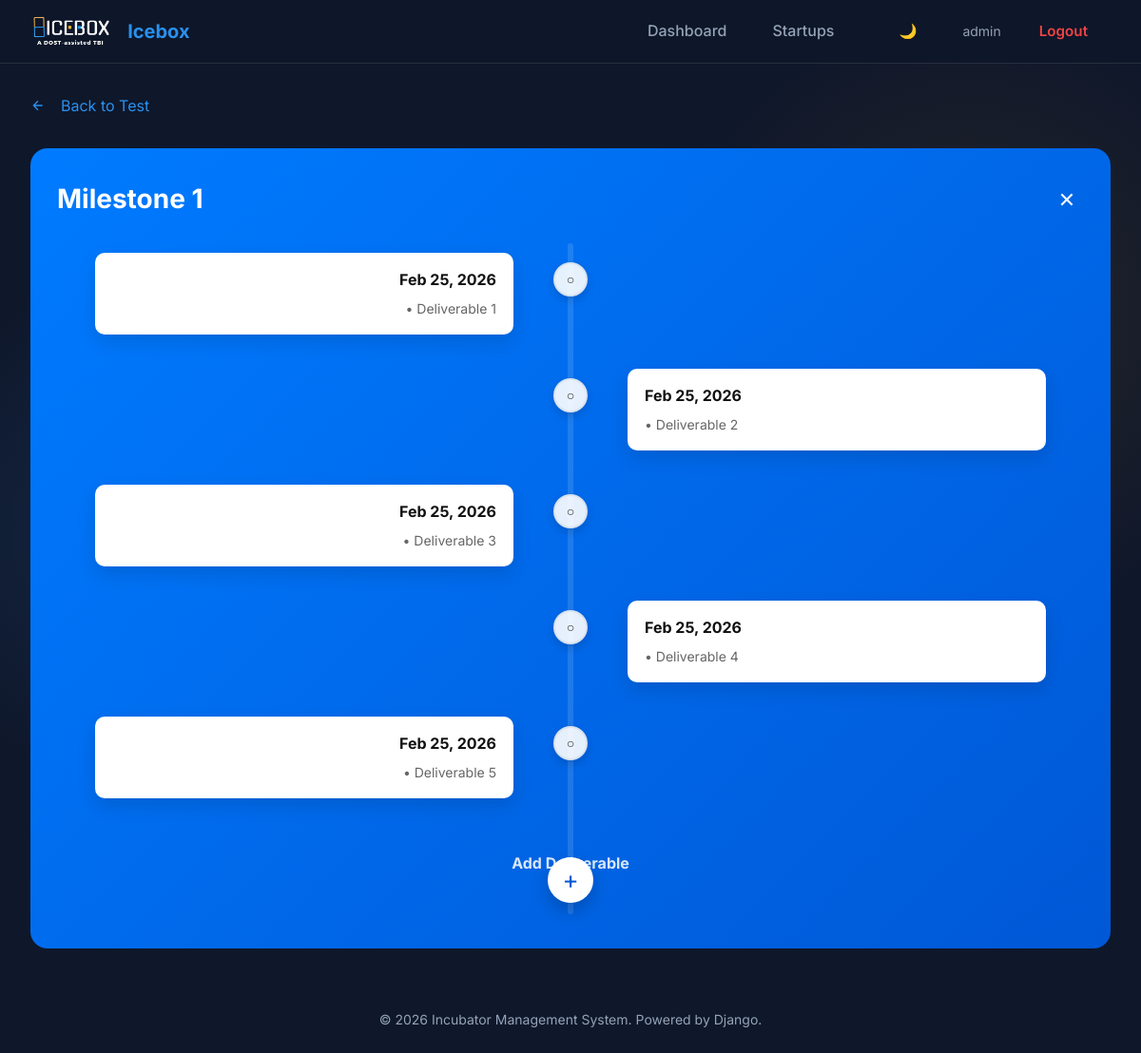
Page /startups/1/milestones/1/ (signed in) on the committed database.
### incubator/models.py (models this page shows, shortened)
class User(AbstractUser):
    ROLE_CHOICES = (
        ('super_admin', 'Super Admin'),
        ('admin', 'Admin'),
        ('incubatee', 'Incubatee'),
    )
    role = models.CharField(max_length=20, choices=ROLE_CHOICES, default='incubatee')
    middle_name = models.CharField(max_length=100, blank=True, null=True)
    contact_number = models.CharField(max_length=20, blank=True, null=True)
    created_by = models.ForeignKey('self', on_delete=models.SET_NULL, null=True, blank=True)

class Startup(models.Model):
    STAGE_CHOICES = (
        ('ideation', 'Ideation'),
        ('validation', 'Validation'),
        ('scaling', 'Scaling'),
    )
    name = models.CharField(max_length=200)
    description = models.TextField(blank=True, null=True)
    logo = models.ImageField(upload_to='startup_logos/', blank=True, null=True)
    industry = models.CharField(max_length=100, blank=True, null=True)
    stage = models.CharField(max_length=50, choices=STAGE_CHOICES, default='ideation')
    owner = models.ForeignKey(User, on_delete=models.CASCADE, related_name='owned_startups')
    email = models.EmailField(max_length=120, blank=True, null=True)
    contact_number = models.CharField(max_length=20, blank=True, null=True)
    created_at = models.DateTimeField(default=timezone.now)
    members = models.ManyToManyField(User, through='StartupMember', related_name='startups')

class Milestone(models.Model):
    STATUS_CHOICES = (
        ('not-yet', 'Not Yet'),
        ('pending', 'Pending'),
        ('completed', 'Completed'),
    )
    startup = models.ForeignKey(Startup, on_delete=models.CASCADE, related_name='milestones')
    milestone_progress = models.IntegerField(blank=True, null=True) # Could be an index
    title = models.CharField(max_length=200, blank=True, null=True)
    description = models.TextField(blank=True, null=True)
    status = models.CharField(max_length=20, choices=STATUS_CHOICES, default='not-yet')
    due_date = models.DateField(blank=True, null=True)
    completed_at = models.DateTimeField(blank=True, null=True)
    def is_locked(self):
        if self.milestone_progress == 1:
            return False  # First milestone is never locked

class Deliverable(models.Model):
    STATUS_CHOICES = (
        ('pending', 'Pending'),
        ('submitted', 'Submitted'),
        ('approved', 'Approved'),
        ('rejected', 'Rejected'),
    )
    milestone = models.ForeignKey(Milestone, on_delete=models.CASCADE, related_name='deliverables')
    name = models.CharField(max_length=200)
    upload_file = models.FileField(upload_to='deliverables/', blank=True, null=True)
    admin_file = models.FileField(upload_to='deliverable_admins/', blank=True, null=True)
    due_date = models.DateField(blank=True, null=True)
    requirements = models.TextField(blank=True, null=True)
    status = models.CharField(max_length=20, choices=STATUS_CHOICES, default='pending')
    uploaded_at = models.DateTimeField(default=timezone.now)

### incubator/views.py (the view)
# urls.py: path('startups/<int:startup_id>/milestones/<int:milestone_id>/', views.view_milestone, name='view_milestone'),
@login_required
def view_milestone(request, startup_id, milestone_id):
    startup = get_object_or_404(Startup, id=startup_id)
    milestone = get_object_or_404(Milestone, id=milestone_id, startup=startup)
    deliverables = milestone.deliverables.all().order_by('id')
    is_locked = milestone.is_locked()
    if is_locked and request.user.role not in ['admin', 'super_admin']:
        messages.error(request, f'This milestone is locked. Complete the previous milestone first.')
        return redirect('view_startup', startup_id=startup_id)
    context = {
        'startup': startup,
        'milestone': milestone,
        'deliverables': deliverables,
        'is_locked': is_locked,
    }
    return render(request, 'startups/view_milestone.html', context)

### templates/startups/view_milestone.html (shortened to what this page needs)
{% extends 'base.html' %}
{% load static %}
{% block content %}
<div class="mb-lg">
    <a href="{% url 'view_startup' startup.id %}" class="text-accent hover:underline flex items-center gap-sm">
        <svg width="16" height="16" viewBox="0 0 24 24" fill="none" stroke="currentColor" stroke-width="2">
            <path d="M19 12H5M12 19l-7-7 7-7"/>
        </svg>
        Back to {{ startup.name }}
    </a>
</div>
<div class="timeline-container">
    <div class="timeline-header">
        <h1>{{ milestone.title }}</h1>
        <button class="close-btn" onclick="window.history.back()">✕</button>
    </div>
    <div class="timeline">
        {% for deliverable in deliverables %}
        <div class="timeline-item" onclick="openDeliverableModal({{ deliverable.id }}, '{{ deliverable.name|escapejs }}', '{{ deliverable.status }}', '{{ deliverable.requirements|escapejs }}', '{{ deliverable.due_date|date:'m/d/Y' }}', '{% if deliverable.admin_file %}{{ deliverable.admin_file.url|escapejs }}{% endif %}', '{% if deliverable.upload_file %}{{ deliverable.upload_file.url|escapejs }}{% endif %}')" style="cursor: pointer;">
            <div class="timeline-dot {% if deliverable.status == 'approved' %}completed{% elif deliverable.status == 'submitted' %}pending{% elif deliverable.status == 'rejected' %}rejected{% else %}not-started{% endif %}">
                {% if deliverable.status == 'approved' %}
                    ✓
                {% elif deliverable.status == 'submitted' %}
                    ⊙
                {% elif deliverable.status == 'rejected' %}
                    ✕
                {% else %}
                    ○
                {% endif %}
            </div>
            <div class="timeline-content">
                <div class="timeline-date">
                    {% if deliverable.due_date %}
                        {{ deliverable.due_date|date:"M d, Y" }}
                    {% else %}
                        {{ deliverable.uploaded_at|date:"M d, Y" }}
                    {% endif %}
                </div>
                <p class="timeline-name">• {{ deliverable.name }}</p>
            </div>
        </div>
        {% endfor %}
        {% if user.role == 'admin' or user.role == 'super_admin' %}
        <div class="add-deliverable-btn" title="Add Deliverable">+</div>
        <div class="add-deliverable-text">Add Deliverable</div>
        {% endif %}
    </div>
</div>
{% endblock %}

### templates/base.html (shortened to what this page needs)
{% load static %}
<!DOCTYPE html>
<html lang="en">
<head>
    <link rel="stylesheet" href="{% static 'css/main.css' %}">
</head>
<body>
    {% if user.is_authenticated %}
    <header class="main-header">
        <div class="container flex justify-between items-center">
            <a href="{% url 'dashboard' %}" class="flex items-center gap-sm">
                <img src="{% static 'img/logo.png' %}" alt="Icebox Logo" style="height: 40px;">
                <span class="font-bold heading-sm">Icebox</span>
            </a>
            <div class="flex items-center gap-lg">
                <nav class="flex gap-md">
                    <a href="{% url 'dashboard' %}"
                        class="nav-link {% if request.resolver_match.url_name == 'dashboard' %}active{% endif %}">Dashboard</a>
                    {% if user.role == 'admin' or user.role == 'super_admin' %}
                    <a href="{% url 'add_startup' %}"
                        class="nav-link {% if request.resolver_match.url_name == 'add_startup' %}active{% endif %}">Startups</a>
                    {% endif %}
                </nav>
                <div class="flex items-center gap-md">
                    <button id="theme-toggle" class="btn btn-ghost p-sm" aria-label="Toggle Theme">
                        <span id="theme-icon">🌙</span>
                    </button>
                    <div class="flex items-center gap-sm">
                        <span class="text-sm text-muted">{{ user.username }}</span>
                        <a href="{% url 'logout' %}" class="btn btn-ghost text-sm"
                            style="color: var(--danger-color);">Logout</a>
                    </div>
                </div>
            </div>
        </div>
    </header>
    {% endif %}
    <main class="container mt-lg mb-lg">
        {% block content %}
        {% endblock %}
    </main>
    <footer class="container text-center text-muted mb-lg" style="margin-top: 4rem;">
        <p class="text-sm">&copy; {% now "Y" %} Incubator Management System. Powered by Django.</p>
    </footer>
</body>
</html>

### static/css/main.css (style rules this page uses)
:root { --brand-blue: #2991EF; --brand-orange: #F7AE2F; --brand-purple: #8B5CF6; --brand-teal: #14B8A6; --accent-color: var(--brand-blue); --accent-hover: #1c7ed6; --danger-color: #ef4444; --danger-bg: rgba(239, 68, 68, 0.1); --success-color: #22c55e; --success-bg: rgba(34, 197, 94, 0.1); --warning-color: #f59e0b; --warning-bg: rgba(245, 158, 11, 0.1); --info-color: #3b82f6; --info-bg: rgba(59, 130, 246, 0.1); --bg-color: #0F172A; --bg-secondary: #1E293B; --text-primary: #F8FAFC; --text-secondary: #94A3B8; --text-tertiary: #64748B; --border-color: rgba(255, 255, 255, 0.1); --glass-bg: rgba(30, 41, 59, 0.7); --glass-border: 1px solid rgba(255, 255, 255, 0.1); --glass-shadow: 0 8px 32px 0 rgba(0, 0, 0, 0.3); --glass-blur: blur(12px); --space-xs: 0.5rem; --space-sm: 1rem; --space-md: 1.5rem; --space-lg: 2rem; --space-xl: 3rem; --radius-sm: 0.375rem; --radius-md: 0.75rem; --radius-lg: 1rem; --radius-full: 9999px; --font-heading: 'Inter', sans-serif; --font-body: 'Inter', sans-serif; --bg-gradient-1: rgba(41, 145, 239, 0.15); --bg-gradient-2: rgba(247, 174, 47, 0.1); }
*, *::before, *::after { box-sizing: border-box; margin: 0; padding: 0; }
body { background-color: var(--bg-color); color: var(--text-primary); font-family: var(--font-body); line-height: 1.6; min-height: 100vh; background-image: radial-gradient(circle at 15% 50%, var(--bg-gradient-1), transparent 25%), radial-gradient(circle at 85% 30%, var(--bg-gradient-2), transparent 25%); background-attachment: fixed; transition: background-color 0.3s ease, color 0.3s ease; }
img { max-width: 100%; display: block; }
a { color: var(--accent-color); text-decoration: none; transition: color 0.2s ease; }
.container { max-width: 1280px; margin: 0 auto; padding: 0 var(--space-lg); }
.flex { display: flex; }
.items-center { align-items: center; }
.justify-between { justify-content: space-between; }
.gap-sm { gap: var(--space-sm); }
.gap-md { gap: var(--space-md); }
.gap-lg { gap: var(--space-lg); }
.mb-lg { margin-bottom: var(--space-lg); }
.mt-lg { margin-top: var(--space-lg); }
.p-sm { padding: var(--space-sm); }
h1, h2, h3, h4, h5, h6 { font-weight: 700; line-height: 1.2; color: var(--text-primary); }
.heading-sm { font-size: 1.25rem; }
.text-sm { font-size: 0.875rem; }
.text-muted { color: var(--text-secondary); }
.text-center { text-align: center; }
.font-bold { font-weight: 700; }
.btn { display: inline-flex; align-items: center; justify-content: center; padding: 0.75rem 1.5rem; border-radius: var(--radius-md); font-weight: 600; font-size: 0.95rem; cursor: pointer; border: none; transition: all 0.2s ease; gap: 0.5rem; line-height: 1; }
.btn-ghost { background: transparent; color: var(--text-secondary); }
.main-header { background: rgba(15, 23, 42, 0.85); backdrop-filter: blur(16px); border-bottom: var(--glass-border); position: sticky; top: 0; z-index: 50; padding: 0.75rem 0; }
.nav-link { color: var(--text-secondary); font-weight: 500; padding: 0.5rem 0.75rem; border-radius: var(--radius-sm); transition: all 0.2s; }

### rows in the picture
User: username "admin"
Startup: name "Test"
Milestone: title "Milestone 1"
Deliverable: uploaded_at "Feb 25, 2026", name "Deliverable 1"
Deliverable: uploaded_at "Feb 25, 2026", name "Deliverable 2"
Deliverable: uploaded_at "Feb 25, 2026", name "Deliverable 3"
Deliverable: uploaded_at "Feb 25, 2026", name "Deliverable 4"
Deliverable: uploaded_at "Feb 25, 2026", name "Deliverable 5"
